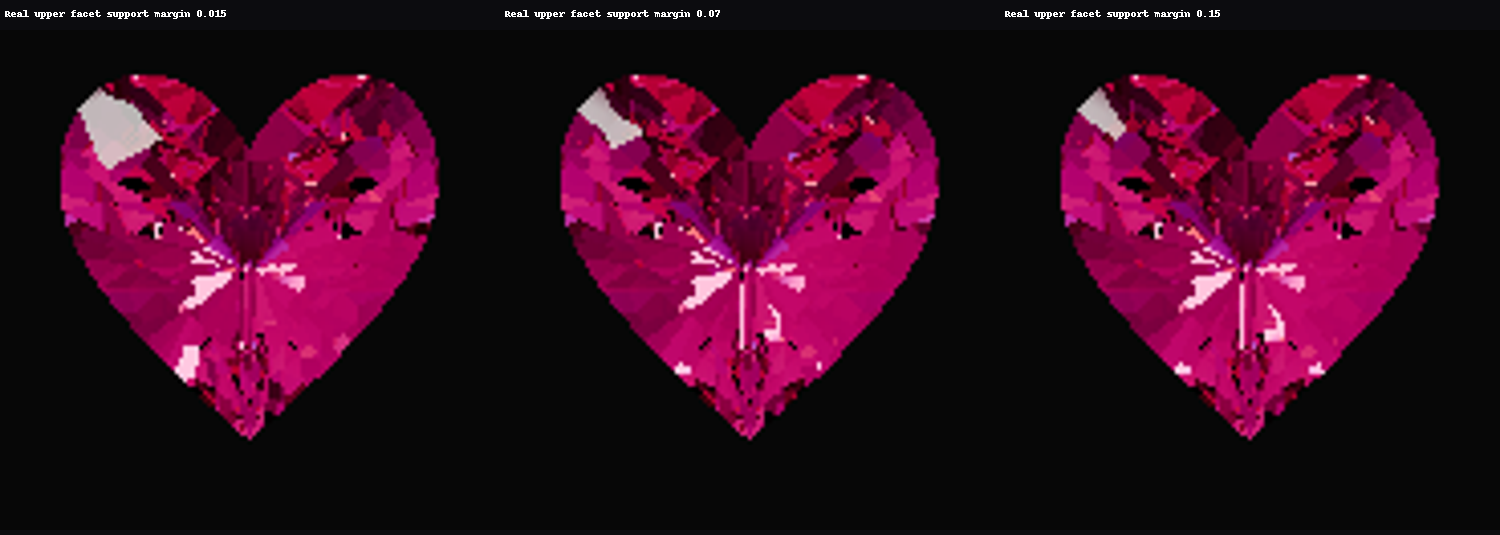

Write Python code to recreate this figure.
"""Add measured light facing upper facets without altering the shared ruby keel."""
from pathlib import Path
import json,numpy as np
from scipy.spatial import ConvexHull,HalfspaceIntersection
from scipy.optimize import linprog
from PIL import Image,ImageDraw
import forward as f
R=Path(__file__).resolve().parent;raw=np.load(R/'heart_plane_cut_0.65_1.7.npz');parts=[raw[f'{i}_points'].astype(float) for i in range(2)];C=R.parent/'ruby_heart/candidate20';D=np.load(C/'geometry.npz');G=json.loads((C/'groups.json').read_text());rings=[D[f'{i}_points'][:48,:2] for i,g in enumerate(G) if g['mat']=='CrestGem_Rose']
Y,X=np.mgrid[350:835:4,360:850:4];shape=X.shape;x=X.ravel();y=Y.ravel();axis=f.unit(np.array([[0,-2.35,-23.]]))[0];up=np.cross([1,0,0],axis)
ray=f.unit(axis[None,:]+np.c_[(x-603)/1762.5,np.zeros(len(x)),np.zeros(len(x))]+((633.3-y)/1762.5)[:,None]*up);eye=np.broadcast_to([0,1.8,23.],ray.shape).copy();studio=f.Studio()
source=Path(f.__file__).read_text();a=source.index('def optical(');b=source.index('\ndef render',a)
code=source[a:b].replace('def optical(hulls,o,d,studio):','def optical(hulls,o,d,studio,thickness):').replace('absorption=np.array([.16,9.,2.8])*.5','absorption=np.array([.16,9.,.65])*max(.5,1/thickness)').replace('*.32','*.434211563');ns=dict(f.__dict__);exec(code,ns);optical=ns['optical'];variants=[];reports=[]
for margin in [.015,.07,.15]:
 ps=[];cuts=[]
 for p,ring in zip(parts,rings):
  left=p[:,0].mean()<0;g=np.array([.35,-.35]) if left else np.array([-.122,-.5455]);seam=p[abs(p[:,0])<1e-6];h=max(float(np.max(.03-ring@g))+margin,float(np.max(seam[:,2]-seam[:,:2]@g))+.01)
  hs=np.vstack([ConvexHull(p).equations,[-g[0],-g[1],1.,-h]]);hs=np.unique(np.round(hs,10),axis=0);A=np.c_[hs[:,:3],np.linalg.norm(hs[:,:3],axis=1)];res=linprog([0,0,0,-1],A_ub=A,b_ub=-hs[:,3],bounds=[(None,None)]*3+[(0,None)],method='highs');assert res.success
  points=HalfspaceIntersection(hs,res.x[:3]).intersections;ps.append(points);cuts.append(dict(side='left' if left else 'right',actual_facet_gradient=g.tolist(),offset=h,common_keel_unchanged=True))
 hulls=[f.planes_of(p) for p in ps];counts=[len(h[0]) for h in hulls];assert max(counts)<=256
 np.savez_compressed(R/f'heart_reference_caps_{margin}.npz',**{f'{i}_points':p for i,p in enumerate(ps)})
 ids,lin=optical(hulls,eye,ray,studio,np.ptp(ps[0][:,2]));frame=np.full((len(x),3),.03);frame[ids]=np.clip(f.agx(lin),0,1);variants.append((f'Real upper facet support margin {margin}',frame.reshape(*shape,3)));reports.append(dict(margin=margin,planes=counts,cuts=cuts))
sheet=Image.new('RGB',(1500,535),(12,12,15));draw=ImageDraw.Draw(sheet)
for i,(title,a) in enumerate(variants):
 sheet.paste(Image.fromarray(np.uint8(a*255)).resize((500,500)),(i*500,30));draw.text((i*500+5,8),title,fill='white')
sheet.save(R/'heart_reference_caps.png');(R/'heart_reference_caps.json').write_text(json.dumps(dict(status='diagnostic_only_not_native',actual_facet_planes_only=True,shared_keel_and_original_silhouette_preserved=True,current_native24_unmodified=True,no_appearance_images=True,variants=reports),indent=2));print('Reference upper facet diagnostic ready',flush=True)
